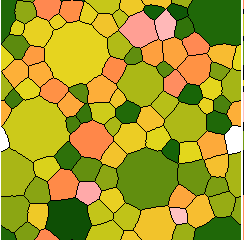
#> input picture data/image/test.png, 244 x 242 px, found by its file name
$ python skeleton_img.py
#> lines starting #> are read from the running program, lines starting #| are printed output that depends on the picture; after the words box and inside, x2 and y2 are one past the last pixel; in counts of white or black regions, pixels touching at a corner belong together
# -*- coding: utf-8 -*-
# @Time : 2020/4/8 上午11:08
# @Author : LuoLu
# @FileName: skeleton_img.py
# @Software: PyCharm
# @Github ：https://github.com/luolugithub
# @E-mail ：argluolu@gmail.com

# Import the necessary libraries
import cv2
import numpy as np

# Read the image as a grayscale image
img = cv2.imread('/home/luolu/PycharmProjects/ParticleDetection/data/image/test.png', 0)
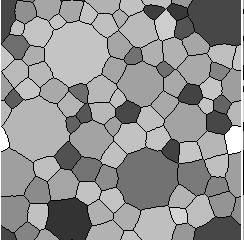
#> img: shape (242, 244); min 0, max 255, mean 147.6

# img = cv2.GaussianBlur(img, (3, 3), 0)

# Threshold the image
# ret, img = cv2.threshold(img, 40, 255, 0)
# gray = cv2.cvtColor(img, cv2.COLOR_BGR2GRAY)
ret, img = cv2.threshold(img, 0, 255, cv2.THRESH_BINARY | cv2.THRESH_TRIANGLE)
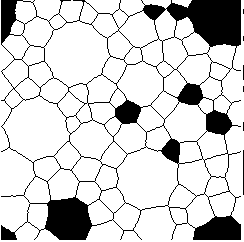
#> img: shape (242, 244); 82.3% white; 7 black regions (5 under 20 px), largest, box (x1, y1, x2, y2) and area: (1, 0, 241, 240) 10345, (243, 150, 244, 195) 45
#> ret = 74

# Step 1: Create an empty skeleton
size = np.size(img)
#> size = 59048
skel = np.zeros(img.shape, np.uint8)

# Get a Cross Shaped Kernel
element = cv2.getStructuringElement(cv2.MORPH_CROSS, (3, 3))

# Repeat steps 2-4
while True:
    # Step 2: Open the image
    open = cv2.morphologyEx(img, cv2.MORPH_OPEN, element)
    # Step 3: Substract open from the original image
    temp = cv2.subtract(img, open)
    # Step 4: Erode the original image and refine the skeleton
    eroded = cv2.erode(img, element)
    skel = cv2.bitwise_or(skel, temp)
    img = eroded.copy()
    # Step 5: If there are no white pixels left ie.. the image has been completely eroded, quit the loop
    if cv2.countNonZero(img) == 0:
        break
#> this loop made 31 passes
#> pass 1, `open = cv2.morphologyEx(img, cv2.MORPH_OPEN, element)`:
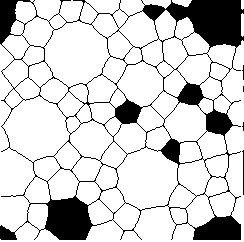
#> open: shape (242, 244); 82% white; 5 black regions (3 under 20 px), largest, box (x1, y1, x2, y2) and area: (0, 0, 244, 240) 10574, (242, 150, 244, 195) 46
#> pass 1, `temp = cv2.subtract(img, open)`:
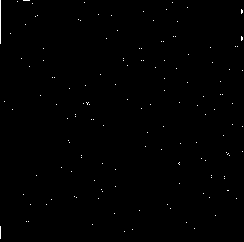
#> temp: shape (242, 244); 0.38% white in thin lines or dots
#> pass 1, `eroded = cv2.erode(img, element)`:
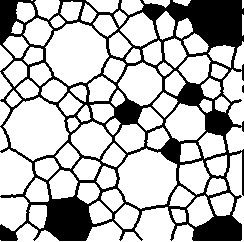
#> eroded: shape (242, 244); 71.6% white; 2 black regions (1 under 20 px), largest, box (x1, y1, x2, y2) and area: (0, 0, 244, 241) 16751
#> pass 2, `open = cv2.morphologyEx(img, cv2.MORPH_OPEN, element)`:
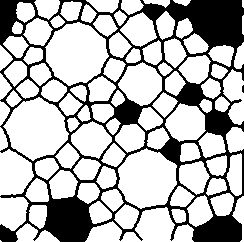
#> open: shape (242, 244); 71.2% white; 2 black regions (1 under 20 px), largest, box (x1, y1, x2, y2) and area: (0, 0, 244, 242) 16982
#> after the loop: img: shape (242, 244); every value is 0
#> after the loop:
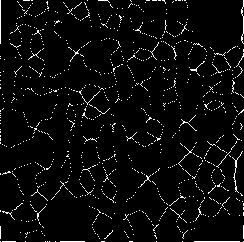
#> skel: shape (242, 244); 4.2% white in thin lines or dots

# Displaying the final skeleton
cv2.namedWindow("Skeleton", flags=2)
cv2.imshow("Skeleton", skel)
cv2.waitKey(0)
cv2.destroyAllWindows()

$ run again, with data/image/2.png copied over data/image/test.png
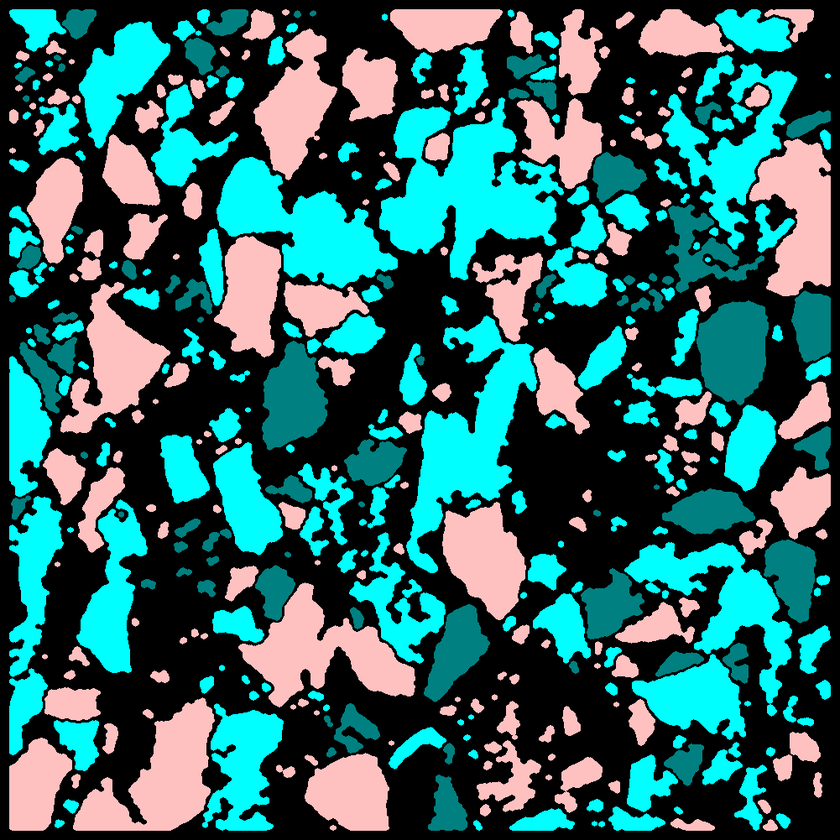
#> input picture data/image/2.png, 840 x 840 px, shrunk from 1001 x 1001 before the run, found by its file name
#> `ret, img = cv2.threshold(img, 0, 255, cv2.THRESH_BINARY | cv2.THRESH_T..`:
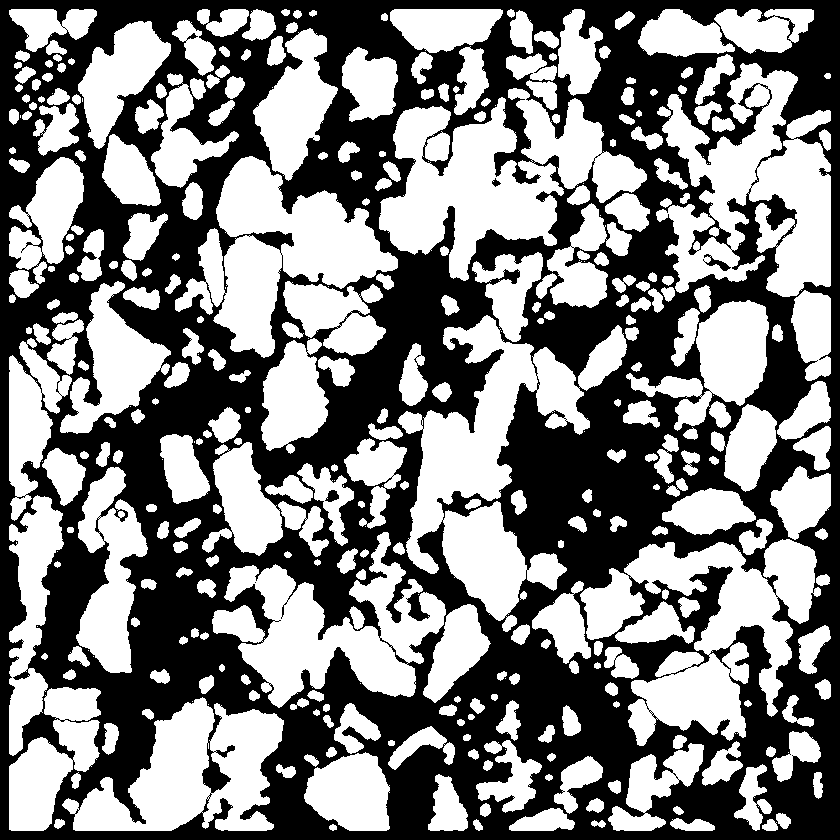
#> img: shape (840, 840); 50.6% white; 5 black regions (1 under 20 px), largest, box (x1, y1, x2, y2) and area: (0, 0, 840, 840) 348515, (703, 254, 731, 271) 154, (325, 490, 339, 502) 109, (492, 178, 501, 187) 41
#> ret = 6
#> size = 705600
#> after the loop `while True:`:
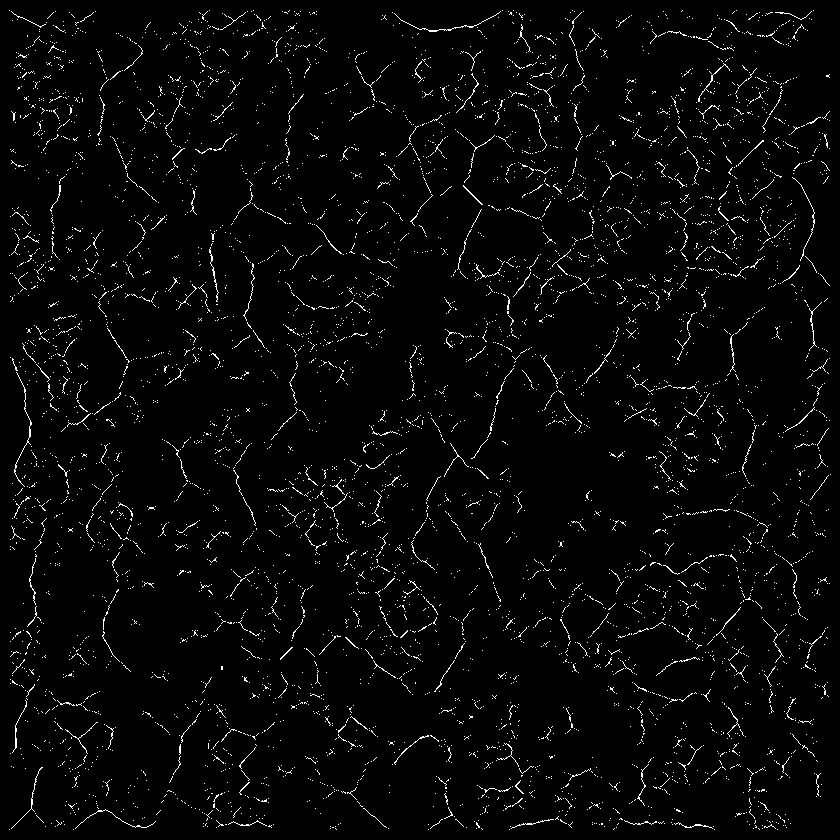
#> skel: shape (840, 840); 2.8% white in thin lines or dots
